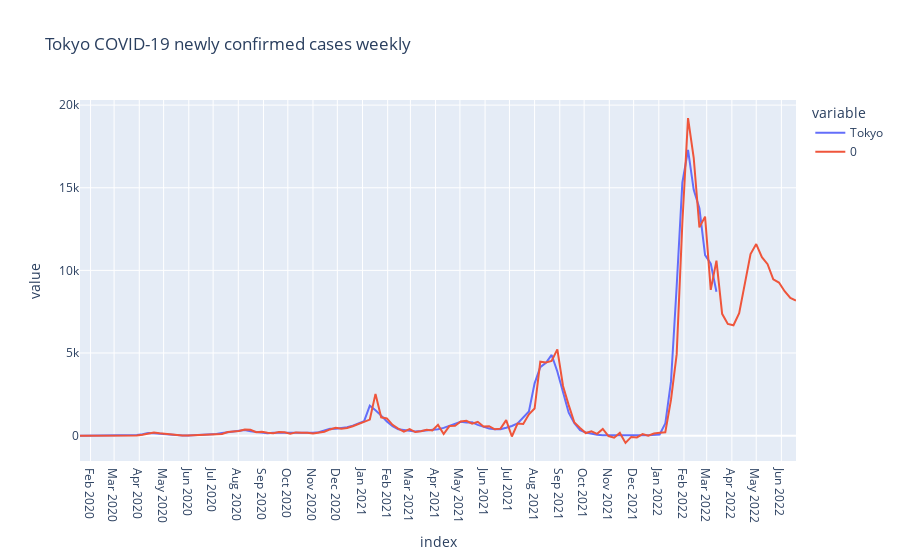

Notebook source saved alongside this figure:
### Code cell
ts_forecast = result_tokyo.predict(start=df_gr.index[0], end=df_gr.index[-1]+relativedelta(months=3))
temp_df = df_gr.Tokyo.to_frame()
temp_df = pd.concat([temp_df, ts_forecast])

fig = px.line(temp_df, title='Tokyo COVID-19 newly confirmed cases weekly')
fig.update_layout({
    'xaxis': {
        'dtick': 'M1'
    }
})
fig.show()

### Figure 1 — Plotly figure (JSON) as saved in the notebook; plotly's stock layout.template omitted (floating-point values rounded to 4 significant figures; data arrays with more than 128 entries replaced by an {"elided": "..."} marker saying what was removed)
{"data": [{"hovertemplate": "variable=Tokyo<br>index=%{x}<br>value=%{y}<extra></extra>", "legendgroup": "Tokyo", "line": {"color": "#636efa", "dash": "solid"}, "marker": {"symbol": "circle"}, "mode": "lines", "name": "Tokyo", "orientation": "v", "showlegend": true, "type": "scatter", "x": {"elided": "240 str values"}, "xaxis": "x", "y": {"elided": "240 float values"}, "yaxis": "y"}, {"hovertemplate": "variable=0<br>index=%{x}<br>value=%{y}<extra></extra>", "legendgroup": "0", "line": {"color": "#EF553B", "dash": "solid"}, "marker": {"symbol": "circle"}, "mode": "lines", "name": "0", "orientation": "v", "showlegend": true, "type": "scatter", "x": {"elided": "240 str values"}, "xaxis": "x", "y": {"elided": "240 float values"}, "yaxis": "y"}], "layout": {"autosize": true, "legend": {"title": {"text": "variable"}, "tracegroupgap": 0}, "title": {"text": "Tokyo COVID-19 newly confirmed cases weekly"}, "xaxis": {"anchor": "y", "autorange": true, "domain": [0, 1], "dtick": "M1", "range": ["2020-01-19", "2022-06-19"], "title": {"text": "index"}, "type": "date"}, "yaxis": {"anchor": "x", "autorange": true, "domain": [0, 1], "range": [-1535.0, 20310.0], "title": {"text": "value"}, "type": "linear"}}}
